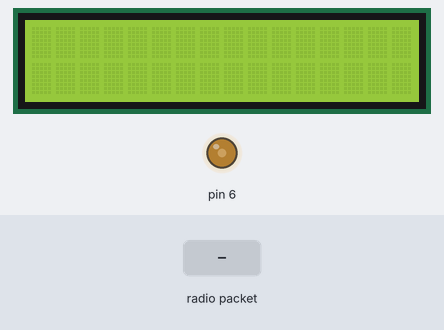
The sketch below on a simulated Arduino Uno, built with avr-gcc and run on an emulated ATmega328P. On the bench: 16×2 character LCD, output pins drawn as LEDs (lit = HIGH). Inputs (shaded band) come from the test bench. No radio packets arrive unless stated; what the sketch prints to the serial monitor is not drawn.

Above: at 1.2 s.
1.3 s: radio packet "1" arrives
At 2.7 s:
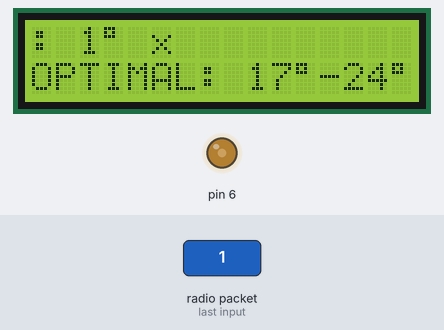
At 5.2 s:
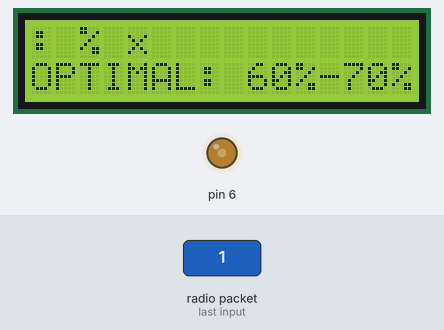
Timing chart, 0 to 6.7 s (numbered marks = the images above; inputs shaded):
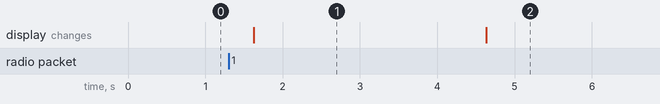

Measured:
- after the input at 1.3 s, the display: changes after 0.33 s (image 1)
- what the display in image 1 shows lasts 3.0 s, from 1.6 s to 4.6 s

The sketch:

_____________________C++_wiring.ino
```cpp
#include <SPI.h>
#include <nRF24L01.h>
#include <RF24.h>
#include <LiquidCrystal.h>

// Пины для NRF24L01
#define CE_PIN 9
#define CSN_PIN 8

LiquidCrystal lcd(7, 10, 5, 4, 3, 2);

byte GOOD[8] = {0x00, 0x00, 0x01, 0x02, 0x14, 0x08, 0x00, 0x00}; // Галочка
byte BAD[8] = {0x00, 0x00, 0x11, 0x0a, 0x04, 0x0a, 0x11, 0x00}; // Крестик

const int a = 5;
const int b = 3;
const int m = 26; // Размер алфавита (английский)

// Создаём объект для работы с NRF24L01
RF24 radio(CE_PIN, CSN_PIN);

// Адреса для передачи данных (должны совпадать с транслятором)
const byte address[6] = "00001";

// Буфер для хранения полученных данных
char receivedData[32];

String Temperature = "";
String TempStr = ""; // Временная строка для Temp
String Humidity = "";
String HumStr = "";  // Временная строка для Hum
String Soil = "";
String SlStr = "";  // Временная строка для Sl
String Light = "";
String LtStr = "";   // Временная строка для Lt
int index = 0;

// Функция для нахождения обратного элемента a по модулю m
int modInverse(int a, int m) {
  a = a % m;
  for (int x = 1; x < m; x++) {
    if ((a * x) % m == 1) {
      return x;
    }
  }
  return -1; // Обратный элемент не существует
}

String affineDecrypt(String encryptedText, int a, int b, int m)
{
  String decryptedText = "";
  int aInverse = modInverse(a, m); // Находим обратный элемент для a
  for (int i = 0; i < encryptedText.length(); i++)
  {
    if (encryptedText[i] >= 'A' && encryptedText[i] <= 'Z')
    { // Дешифруем только заглавные буквы
      int y = encryptedText[i] - 'A'; // Преобразуем символ в число (A=0, B=1, ..., Z=25)
      int x = (aInverse * (y - b + m)) % m; // Применяем обратное преобразование
      decryptedText += char(x + 'A'); // Преобразуем число обратно в символ
    }
    else
    {
      decryptedText += encryptedText[i]; // Оставляем символы, не являющиеся буквами, без изменений
    }
  }
  return decryptedText;
}


void setup()
{
  Serial.begin(9600);

  pinMode(6, OUTPUT);
  analogWrite(6, 90); // Установи среднюю контрастность (0-255)
  lcd.begin(16, 2);
  lcd.createChar(0, GOOD);
  lcd.createChar(1, BAD);

  // Инициализация модуля NRF24L01
  if (!radio.begin())
  {
    Serial.println("NRF24L01 initialization failed!");
    while (1); // Останавливаем выполнение кода, если модуль не работает
  }

  radio.openReadingPipe(0, address);
  radio.setPALevel(RF24_PA_LOW); // Снижаем уровень мощности для устранения возможных помех
  radio.setDataRate(RF24_250KBPS); // Устанавливаем низкую скорость передачи для надёжности
  radio.setChannel(90); // Устанавливаем канал, совпадающий с транслятором
  radio.startListening(); // Переключаем модуль в режим приёма
//----------------------------------------------------------------------------
  if (radio.isChipConnected())
  {
    Serial.println("NRF24L01 is ready for receiving data.");
  }
  else
  {
    Serial.println("NRF24L01 is not ready for receiving!");
    while (1); // Останавливаем выполнение, если модуль не готов
  }
}
//----------------------------------------------------------------------------
void loop()
{
  // Проверяем, пришли ли данные
  if (radio.available())
  {
    radio.read(&receivedData, sizeof(receivedData));
    String message = String(receivedData);
    Serial.println("Полученное сообщение: " + message);
    // Очистка переменных перед обработкой нового сообщения
    Temperature = "";
    TempStr = "";
    Humidity = "";
    HumStr = "";
    Soil = "";
    SlStr = "";
    Light = "";
    LtStr = "";
    index = 0;
//----------------------------------------------------------------------------
    // Извлечение Temperature (все буквы до первой цифры)
    while (index < message.length() && !isdigit(message[index]))
    {
      Temperature += message[index];
      index++;
    }

    // Извлечение Temp (все цифры до первой буквы)
    while (index < message.length() && isdigit(message[index]))
    {
      TempStr += message[index];
      index++;
    }
    int Temp = TempStr.toInt(); // Преобразуем строку в int
//----------------------------------------------------------------------------
    // Извлечение Humidity (все буквы до следующей цифры)
    while (index < message.length() && !isdigit(message[index]))
    {
      Humidity += message[index];
      index++;
    }

    // Извлечение Hum (все цифры до следующей буквы)
    while (index < message.length() && isdigit(message[index]))
    {
      HumStr += message[index];
      index++;
    }
    int Hum = HumStr.toInt(); // Преобразуем строку в int
//----------------------------------------------------------------------------
    // Извлечение Soil (все буквы до следующей цифры)
    while (index < message.length() && !isdigit(message[index]))
    {
      Soil += message[index];
      index++;
    }

    // Извлечение Sl (все цифры до следующей буквы)
    while (index < message.length() && isdigit(message[index]))
    {
      SlStr += message[index];
      index++;
    }
    int Sl = SlStr.toInt(); // Преобразуем строку в int
//----------------------------------------------------------------------------
    // Извлечение Light (все буквы до следующей цифры)
    while (index < message.length() && !isdigit(message[index]))
    {
      Light += message[index];
      index++;
    }

    // Извлечение Lt (все цифры до конца строки)
    while (index < message.length() && isdigit(message[index]))
    {
      LtStr += message[index];
      index++;
    }
    int Lt = LtStr.toInt(); // Преобразуем строку в int
//----------------------------------------------------------------------------
String decryptedTemperature = affineDecrypt(Temperature, a, b, m);
String decryptedHumidity =    affineDecrypt(Humidity, a, b, m);
String decryptedSoil =        affineDecrypt(Soil, a, b, m);
String decryptedLight =       affineDecrypt(Light, a, b, m);
//----------------------------------------------------------------------------
    Serial.println("Раскодированные данные:");
    // Вывод данных в монитор порта
    Serial.print(decryptedTemperature + ": ");
    Serial.print(Temp);
    Serial.println("°C");

    Serial.print(decryptedHumidity + ": ");
    Serial.print(Hum);
    Serial.println("%");

    Serial.print(decryptedSoil + ": ");
    Serial.print(Sl);
    Serial.println("%");

    Serial.print(decryptedLight + ": ");
    Serial.print(Lt);
    Serial.println("%");

// Очищаем дисплей перед выводом нового текста
  lcd.clear();
//----------------------------------------------------------------------------
  lcd.setCursor(0, 0);
  if (Temp == 999)
  {
    lcd.print(decryptedTemperature + ": Err");
  }
  else if (Temp >= 17 && Temp <= 24)
  {
    lcd.print(decryptedTemperature + ": " + TempStr + "\xDF ");
    lcd.write((uint8_t)0);
    lcd.setCursor(0, 10);
  }
  else
  {
    lcd.print(decryptedTemperature + ": " + TempStr + "\xDF ");
    lcd.write((uint8_t)1);
  }
  lcd.setCursor(0, 1);
  lcd.print("OPTIMAL: 17\xDF\-24\xDF");
  delay(3000);
  lcd.clear();
//----------------------------------------------------------------------------
  lcd.setCursor(0, 0);
  if (Hum == 999)
  {
    lcd.print(decryptedHumidity + ": Err");
  }
  else if (Hum >= 60 && Hum <= 70)
  {
    lcd.print(decryptedHumidity + ": " + HumStr + "% ");
    lcd.write((uint8_t)0);
  }
  else
  {
    lcd.print(decryptedHumidity + ": " + HumStr + "% ");
    lcd.write((uint8_t)1);
  }
  lcd.setCursor(0, 1);
  lcd.print("OPTIMAL: 60%-70%");
  delay(3000);
  lcd.clear();
//----------------------------------------------------------------------------
  lcd.setCursor(0, 0);
  if (Sl == 999)
  {
    lcd.print(decryptedSoil + ": Err");
  }
  else if (Sl >= 70 && Sl <= 80)
  {
    lcd.print(decryptedSoil + ": " + SlStr + "% ");
    lcd.write((uint8_t)0);
  }
  else
  {
    lcd.print(decryptedSoil + ": " + SlStr + "% ");
    lcd.write((uint8_t)1);
  }
  lcd.setCursor(0, 1);
  lcd.print("OPTIMAL: 70%-80%");
  delay(3000);
  lcd.clear();
//----------------------------------------------------------------------------
  lcd.setCursor(0, 0);
  if (Lt == 999)
  {
    lcd.print(decryptedLight + ": Err");
  }
  else if (Lt >= 40 && Lt <= 60)
  {
    lcd.print(decryptedLight + ": "+ LtStr + "% ");
    lcd.write((uint8_t)0);
  }
  else
  {
    lcd.print(decryptedLight + ": " + LtStr + "% ");
    lcd.write((uint8_t)1);
  }
  lcd.setCursor(0, 1);
  lcd.print("OPTIMAL: 40%-60%");
  delay(3000);
  lcd.clear();
  //----------------------------------------------------------------------------
    // Очистка буфера после вывода
    memset(receivedData, 0, sizeof(receivedData)); // Очищаем буфер receivedData
  }
  else
  {
    delay(500); // Задержка для снижения нагрузки
  }
}
```
